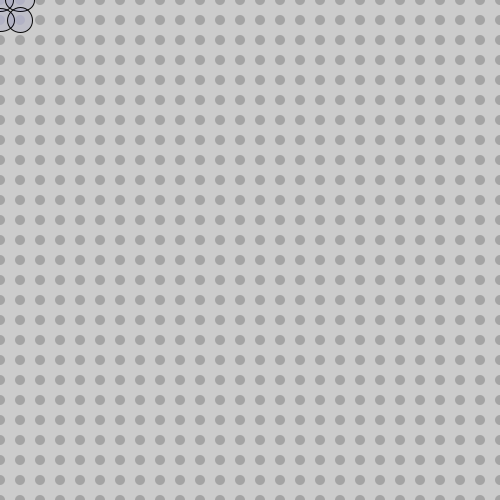
Frame 1 (no input)
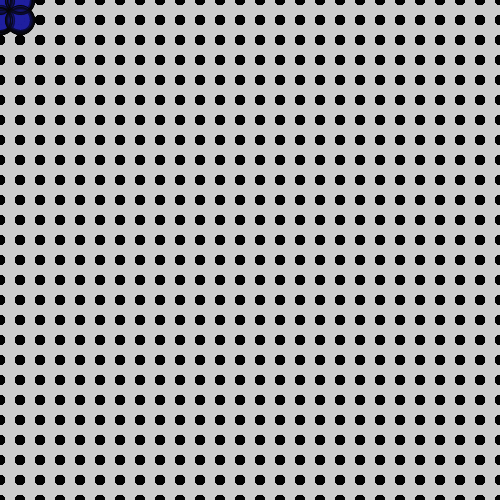
Frame 60 (the mouse pressed at the canvas centre just before this capture)
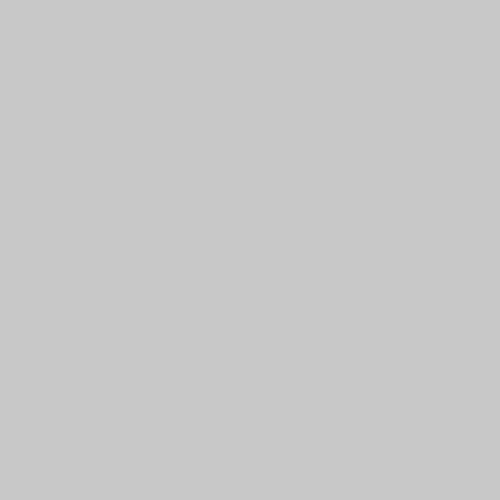
Frame 120 (the mouse held since frame 60 and released just before this capture)

The Processing sketch that drew these frames (run headless with seeded random() and noise(); from frame 60 on, the mouse is pressed at the canvas centre):

// Processing sketch: processing_44269
// ── processing_44269.pde

int x = 0;
 
void setup() {
  size(500, 500);
  smooth();
}
 
void draw() {
  for (int y = 0; y <= width; y = y + 20) {
    for (int x = 0; x <= height; x = x + 20) {
      if ((dist(x, y, mouseX, mouseY)) < 40) {
        if(mouseX>=0 && mouseX<=500){
    stroke(5);    
    fill(30,20,150,20);
  }
    ellipse(x, y, 20+random(0,10), 20+random(0,10));
      }
      else {
        fill(0,50);
        
        
      }
 
      noStroke();
      ellipse(x, y,10,10);
      if(mousePressed){
        fill(200);
        rect(0,0,500,500);
      }
       
    }
  }
}
